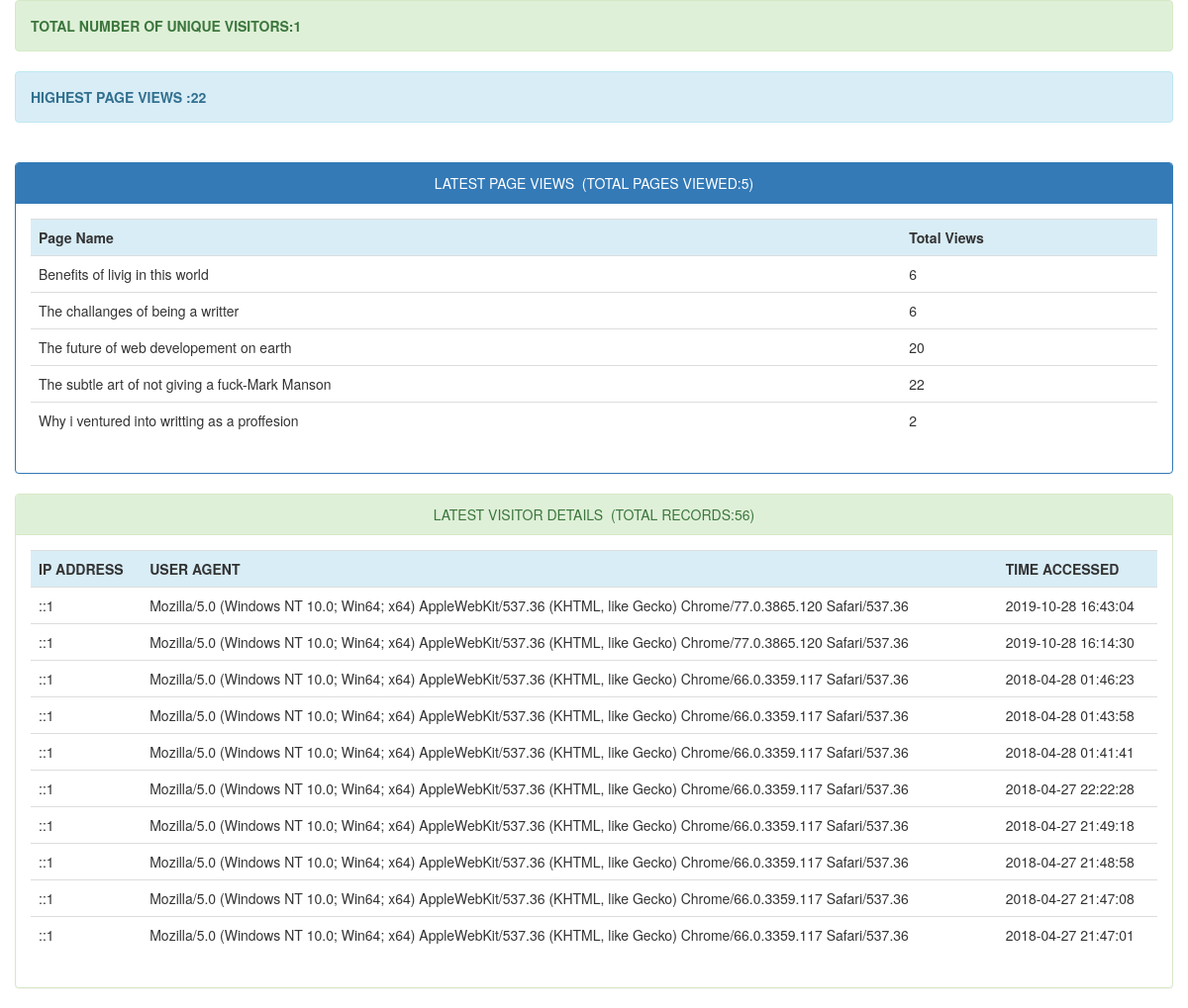
Page /adminstats/index.php on the committed database.
### tables this page shows
CREATE TABLE IF NOT EXISTS `page_hits` (
  `page` varchar(255) NOT NULL,
  `count` int(11) DEFAULT NULL,
  PRIMARY KEY (`page`)
);

CREATE TABLE IF NOT EXISTS `visitor_info` (
  `id` int(11) NOT NULL AUTO_INCREMENT,
  `ip_address` varchar(255) DEFAULT NULL,
  `user_agent` varchar(255) DEFAULT NULL,
  `time_accessed` timestamp NOT NULL DEFAULT CURRENT_TIMESTAMP,
  PRIMARY KEY (`id`)
);

### adminstats/index.php (the view, shortened to what this page needs)
<!DOCTYPE html>
<html>
<head>
	<link rel="stylesheet" type="text/css" href="bootstrap/css/bootstrap.css">
	<link rel="stylesheet" type="text/css" href="bootstrap/css/bootstrap.min.css">
</head>
<body>
	<div class="container">
		<div class="row">
			<div class="alert alert-success">
				<strong><?php
				$sql = "SELECT COUNT(DISTINCT ip_address) AS alias FROM visitor_info";
				$query = $db->prepare($sql);
				$query->execute();
				$unique_visitors = $query->fetch()['alias'];
				echo "TOTAL NUMBER OF UNIQUE VISITORS:".$unique_visitors;
				?></strong>
			</div>
			<div class="alert alert-info">
				<strong><?php
				$sql = "SELECT MAX(count) AS maximum FROM page_hits";
				$query = $db->prepare($sql);
				$query->execute();
				$maxcount = $query->fetch()['maximum'];
				echo "HIGHEST PAGE VIEWS :".$maxcount;
				?></strong>
			</div><br>
			<div class="panel panel-primary">
				<div class="panel-heading text-center">LATEST PAGE VIEWS&nbsp;&nbsp;(TOTAL PAGES VIEWED:<?php require_once("count_pages.php"); ?>)</div>
				<div class="panel-body">
					<div class="table-responsive">
						<table class="table">
							<tr class="info">
								<th>Page Name</th>
								<th>Total Views</th>
							</tr>
							<?php
							include("connect.php");
							try {
								$con=new PDO($dsn,$username,$password);
								$con->setAttribute(PDO::ATTR_ERRMODE,PDO::ERRMODE_EXCEPTION);
							} catch (Exception $ex) {
								echo 'Not Connected '.$ex->getMessage();
							}
							$stmt=$con->prepare('SELECT * FROM page_hits LIMIT 30');
							$stmt->execute();
							$resources=$stmt->fetchAll();
							foreach ($resources as $resource) {
								echo '
								<tr>
								<td>'.$resource['page'].'</td>
								<td>'.$resource['count'].'</td>
								</tr>';
							}
							?>
						</table>
					</div>
				</div>
			</div>
		</div>
		<div class="row">
			<div class="panel panel-success">
				<div class="panel-heading text-center">LATEST VISITOR DETAILS&nbsp;&nbsp;(TOTAL RECORDS:<?php require_once("count_user_stats.php"); ?>)</div>
				<div class="panel-body">
					<div class="table-responsive">
						<table class="table">
							<tr class="info">
								<th>IP ADDRESS</th>
								<th>USER AGENT</th>
								<th>TIME ACCESSED</th>
							</tr>
							<?php
							include("connect.php");
							try {
								$con=new PDO($dsn,$username,$password);
								$con->setAttribute(PDO::ATTR_ERRMODE,PDO::ERRMODE_EXCEPTION);
							} catch (Exception $ex) {
								echo 'Not Connected '.$ex->getMessage();
							}
							$stmt=$con->prepare('SELECT * FROM visitor_info ORDER BY time_accessed DESC LIMIT 10');
							$stmt->execute();
							$resources=$stmt->fetchAll();
							foreach ($resources as $resource) {
								echo '
								<tr>
								<td>'.$resource['ip_address'].'</td>
								<td>'.$resource['user_agent'].'</td>
								<td>'.$resource['time_accessed'].'</td>
								</tr>';
							}
							?>
						</table>
					</div>
				</div>
			</div>
		</div>
	</div>
</body>
</html>

### adminstats/count_pages.php (shortened to what this page needs)
<?php
include("db.php");
$sql="SELECT * FROM page_hits ORDER BY page";
if ($result=mysqli_query($con,$sql))
  {
  $rowcount=mysqli_num_rows($result);
  printf("%d",$rowcount);
  }
?>

### adminstats/count_user_stats.php (shortened to what this page needs)
<?php
include("db.php");
$sql="SELECT * FROM visitor_info ORDER BY id";
if ($result=mysqli_query($con,$sql))
  {
  $rowcount=mysqli_num_rows($result);
  printf("%d",$rowcount);
  }
?>

### rows in the picture
page_hits: page "Benefits of livig in this world", count "6"
page_hits: page "The challanges of being a writter", count "6"
page_hits: page "The future of web developement on earth", count "20"
page_hits: page "The subtle art of not giving a fuck-Mark Manson", count "22"
page_hits: page "Why i ventured into writting as a proffesion", count "2"
visitor_info: ip_address "::1", user_agent "Mozilla/5.0 (Windows NT 10.0; Win64; x64) AppleWebKit/537.36 (KHTML, like Gecko) Chrome/77.0.3865.120 Safari/537.36", time_accessed "2019-10-28 16:43:04"
visitor_info: ip_address "::1", user_agent "Mozilla/5.0 (Windows NT 10.0; Win64; x64) AppleWebKit/537.36 (KHTML, like Gecko) Chrome/77.0.3865.120 Safari/537.36", time_accessed "2019-10-28 16:14:30"
visitor_info: ip_address "::1", user_agent "Mozilla/5.0 (Windows NT 10.0; Win64; x64) AppleWebKit/537.36 (KHTML, like Gecko) Chrome/66.0.3359.117 Safari/537.36", time_accessed "2018-04-28 01:46:23"
visitor_info: ip_address "::1", user_agent "Mozilla/5.0 (Windows NT 10.0; Win64; x64) AppleWebKit/537.36 (KHTML, like Gecko) Chrome/66.0.3359.117 Safari/537.36", time_accessed "2018-04-28 01:43:58"
visitor_info: ip_address "::1", user_agent "Mozilla/5.0 (Windows NT 10.0; Win64; x64) AppleWebKit/537.36 (KHTML, like Gecko) Chrome/66.0.3359.117 Safari/537.36", time_accessed "2018-04-28 01:41:41"
visitor_info: ip_address "::1", user_agent "Mozilla/5.0 (Windows NT 10.0; Win64; x64) AppleWebKit/537.36 (KHTML, like Gecko) Chrome/66.0.3359.117 Safari/537.36", time_accessed "2018-04-27 22:22:28"
visitor_info: ip_address "::1", user_agent "Mozilla/5.0 (Windows NT 10.0; Win64; x64) AppleWebKit/537.36 (KHTML, like Gecko) Chrome/66.0.3359.117 Safari/537.36", time_accessed "2018-04-27 21:49:18"
visitor_info: ip_address "::1", user_agent "Mozilla/5.0 (Windows NT 10.0; Win64; x64) AppleWebKit/537.36 (KHTML, like Gecko) Chrome/66.0.3359.117 Safari/537.36", time_accessed "2018-04-27 21:48:58"
visitor_info: ip_address "::1", user_agent "Mozilla/5.0 (Windows NT 10.0; Win64; x64) AppleWebKit/537.36 (KHTML, like Gecko) Chrome/66.0.3359.117 Safari/537.36", time_accessed "2018-04-27 21:47:08"
visitor_info: ip_address "::1", user_agent "Mozilla/5.0 (Windows NT 10.0; Win64; x64) AppleWebKit/537.36 (KHTML, like Gecko) Chrome/66.0.3359.117 Safari/537.36", time_accessed "2018-04-27 21:47:01"

### other values in the picture
$unique_visitors "1"
$maxcount "22"
$rowcount "5"
$rowcount "56"
